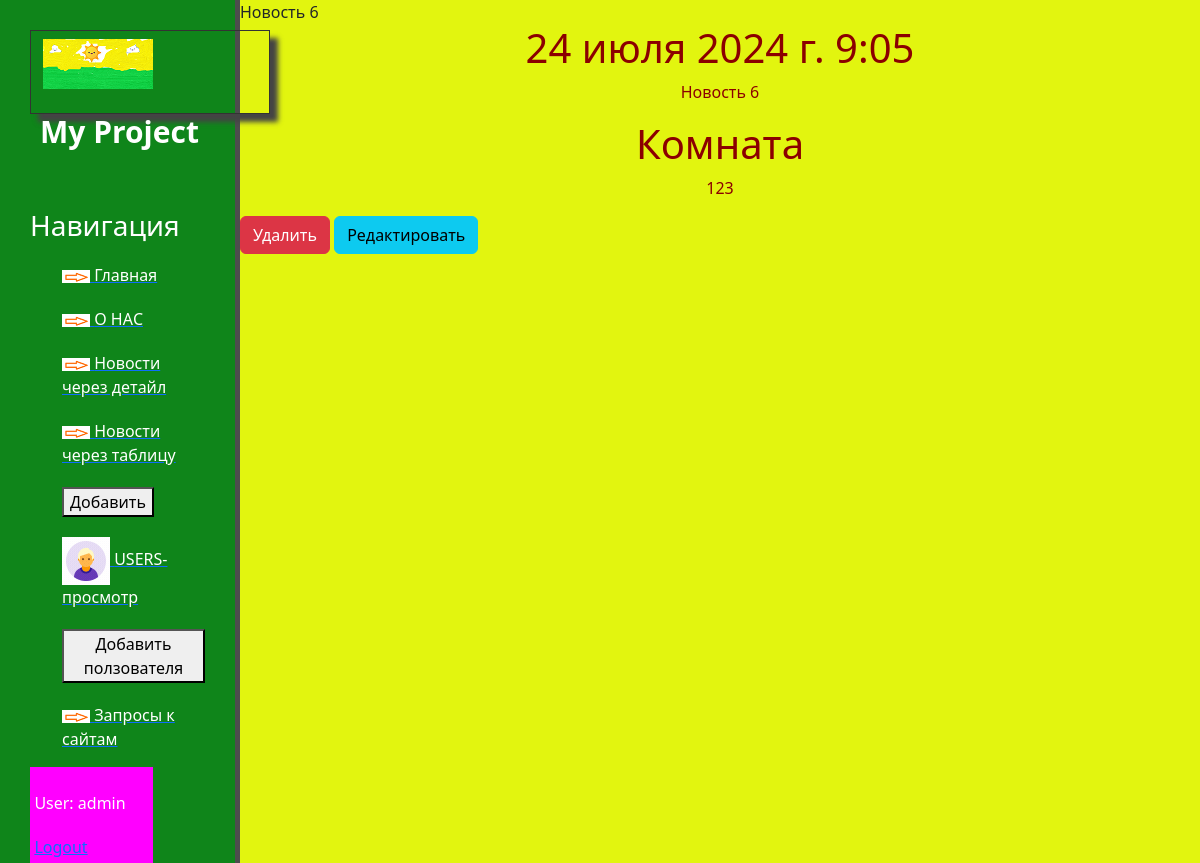
Page /api/8 (signed in) on the earlier database version.
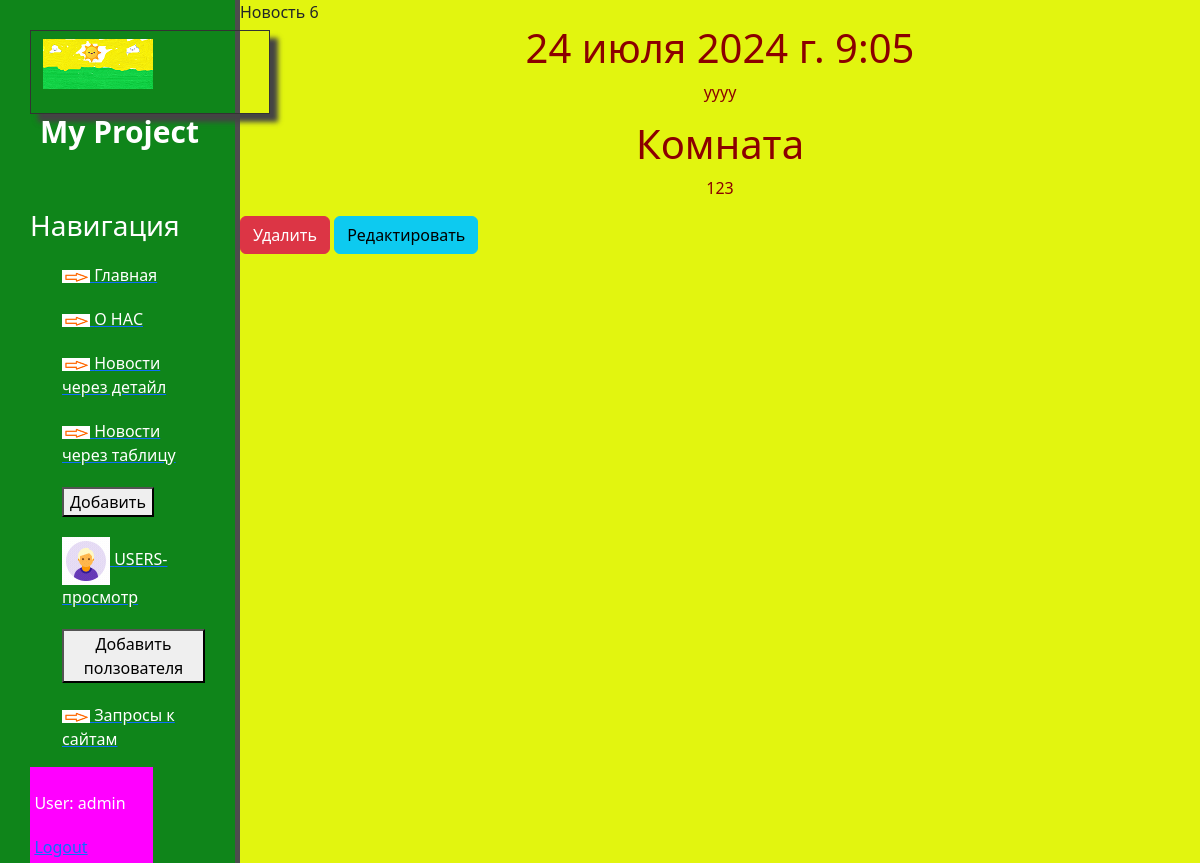
Same page on the later database version.
### news/models.py (models this page shows, shortened)
class Articles(models.Model):
    title = models.CharField('Название', max_length=50, default='ТЕКСТ')
    anons = models.CharField('Анонс', max_length=250)
    full_text = models.TextField('Статья')
    date = models.DateTimeField('Дата публикации')
    avtor = models.OneToOneField(Avtor, on_delete = models.CASCADE, null=True, blank=True)
    Status_News_CHOICES=[
        ("TOP","Горячие"),
        ("COOL","Холодные"),
        ("Netral","Нейтральные"),
    ]
    status = models.CharField(max_length=7, choices=Status_News_CHOICES, default="Netral")
    room = models.CharField('Комната', max_length=10, null=True, blank=True)
    class Meta:
        verbose_name='Новость'
        verbose_name_plural='Новости'

### news/views.py (the view)
# urls.py: path('<int:pk>', views.NewDetailView.as_view(), name='news-detail'),
class NewDetailView(PermissionRequiredMixin, DetailView):
 permission_required = 'news.change_articles'
 model=Articles
 template_name = 'news/detail_views.html'
 context_object_name = 'new_article'

### news/templates/news/detail_views.html (shortened to what this page needs)
{% extends 'main/layout.html' %}
{% block content %}
<div class="features_2" xmlns="http://www.w3.org/1999/html">
          <h10>{{ new_article.title }}</h10>
          <h1>{{ new_article.date }}</h1>
          <p>{{ new_article.full_text }}</p>
          <h1>Комната</h1>
          <p>{{ new_article.room }}</p>
          <a href="{% url 'news-delete' new_article.id %}" class="btn btn-danger">Удалить</a>
          <a href="{% url 'news-update' new_article.id %}" class="btn btn-info">Редактировать</a>
      </div>
{% endblock %}

Differences in the rows shown:
changed Articles "Новость 6": full_text "Новость 6" → "yyyy"
